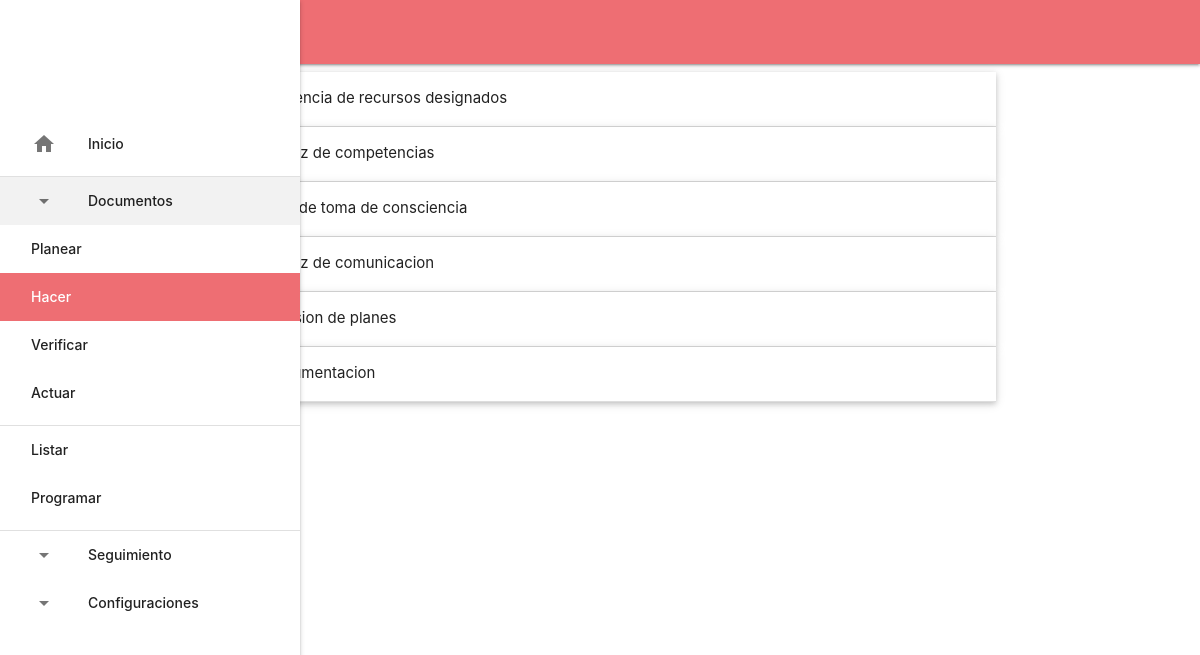
The app's page /subirDocumentos.php?TIPO=Hacer with its own data.
### tables this page shows
CREATE TABLE IF NOT EXISTS `tipo_documentacion` (
  `id` int NOT NULL AUTO_INCREMENT,
  `nombre` varchar(50) NOT NULL,
  PRIMARY KEY (`id`)
);

CREATE TABLE IF NOT EXISTS `documento` (
  `id` int NOT NULL AUTO_INCREMENT,
  `nombre` varchar(50) NOT NULL,
  `emision` varchar(50) DEFAULT NULL,
  `fecha_programada` varchar(50) DEFAULT NULL,
  `estado_documento` int NOT NULL,
  `tipo_documento` int NOT NULL,
  PRIMARY KEY (`id`)
);

### subirDocumentos.php (the view, shortened to what this page needs)
<!DOCTYPE html>
<html lang="en" dir="ltr">
  <head>
    <link rel="stylesheet" href="https://cdnjs.cloudflare.com/ajax/libs/materialize/1.0.0/css/materialize.min.css">
    <link href="./dropzone/dropzone.css" type="text/css" rel="stylesheet" />
  </head>
  <body>
      <nav>  </nav>
      <ul id="slide-out" class="sidenav sidenav-fixed">
        <li><div class="user-view">
          <div class="background">
          </div>
          <a href="#name"><span class="white-text name">John Doe</span></a>
          <a href="#email"><span class="white-text email">jdandturk@gmail.com</span></a>
        </div></li>
        <li><a href="./"><i class="material-icons">home</i>Inicio</a></li>
        <li><div class="divider"></div></li>
        <li class="no-padding">
          <ul class="collapsible">
           <li class="active">
             <a style="padding-left: 32px" class="collapsible-header">Documentos<i class="material-icons">arrow_drop_down</i></a>
             <div class="collapsible-body">
               <ul>
                 <?php
                 include('./php/conexion.php');
                 $categoria_query = mysqli_query($con,"SELECT * FROM tipo_documentacion");
                 while($categoria_data = mysqli_fetch_assoc($categoria_query)){
                    $request_page = (isset($_REQUEST['TIPO']) &&  $_REQUEST['TIPO'] == $categoria_data['nombre']) ? "active" : "";
                    echo '<li class="'.$request_page.'"><a href="subirDocumentos.php?TIPO='.$categoria_data['nombre'].'">'.$categoria_data['nombre'].'</a></li>';
                 }
                 ?>
                 <li><div class="divider"></div></li>
                 <li><a href="listar.php">Listar</a></li>
                 <li><a href="programar.php">Programar</a></li>
                 <li><div class="divider"></div></li>
               </ul>
             </div>
           </li>
           <li>
             <a style="padding-left: 32px" class="collapsible-header">Seguimiento<i class="material-icons">arrow_drop_down</i></a>
           </li>
           <li>
             <a style="padding-left: 32px" class="collapsible-header">Configuraciones<i class="material-icons">arrow_drop_down</i></a>
           </li>
         </ul>
        </li>
      </ul>
    <div class="container">
      <ul class="collapsible collapsible-documentos popout">
        <?php
        $categoria_subir_query = mysqli_query($con,"SELECT * FROM tipo_documentacion WHERE nombre='".$_REQUEST['TIPO']."'");
        $categoria_nombre = mysqli_fetch_assoc($categoria_subir_query);
        $documentos_subir_query = mysqli_query($con,"SELECT * FROM documento WHERE tipo_documento='".$categoria_nombre['id']."' ");
        while($documentos_subir_datos = mysqli_fetch_assoc($documentos_subir_query)){
        ?>
       <li>
         <div class="collapsible-header"><i class="material-icons">filter_drama</i><?php echo $documentos_subir_datos['nombre']; ?></div>
       </li>
       <?php
        }
       ?>
      </ul>
    </div>
  </body>
</html>

### records on screen
tipo_documentacion: nombre "Planear"
tipo_documentacion: nombre "Hacer"
tipo_documentacion: nombre "Verificar"
tipo_documentacion: nombre "Actuar"
documento: nombre "Evidencia de recursos designados"
documento: nombre "Matriz de competencias"
documento: nombre "Plan de toma de consciencia"
documento: nombre "Matriz de comunicacion"
documento: nombre "Revision de planes"
documento: nombre "Documentacion"
